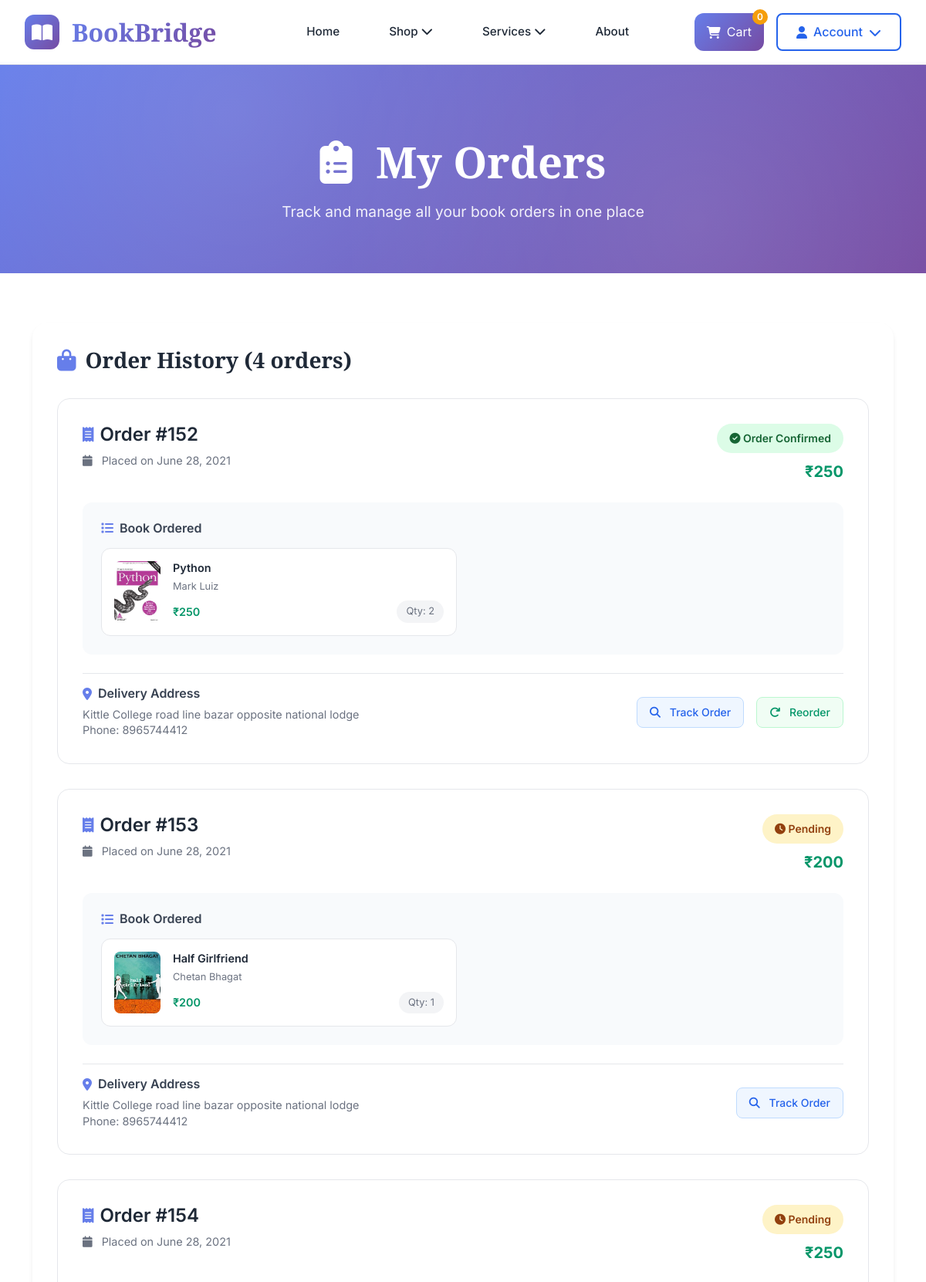
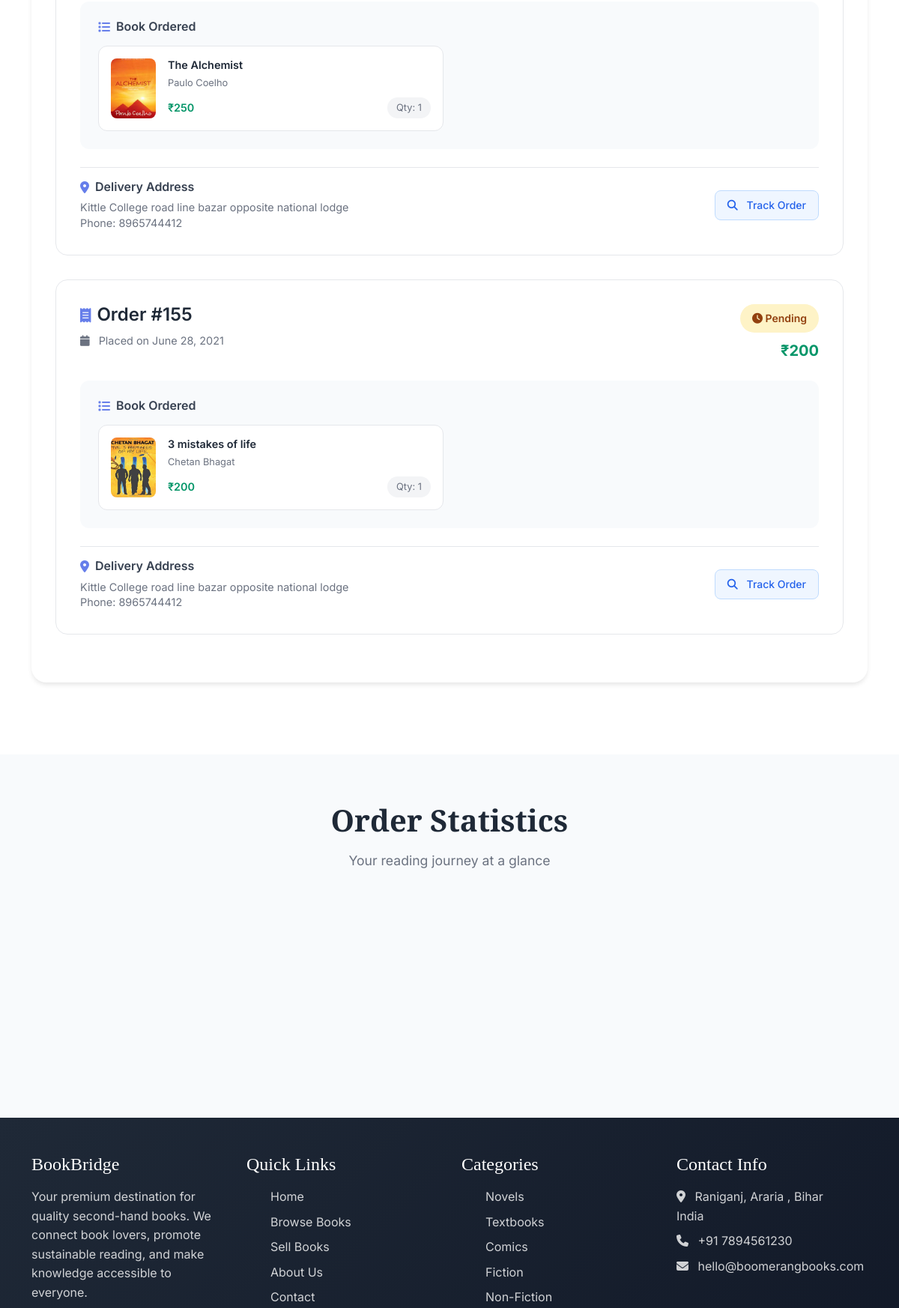
The page /order (signed in, upper part) on the database its author committed (2 pictures, top to bottom).
### book_store/models/orders.py (models this page shows, shortened)
class Order(models.Model):
    product = models.ForeignKey(Product, on_delete=models.CASCADE)
    customer = models.ForeignKey(Customer, on_delete=models.CASCADE)
    quantity = models.IntegerField(default=1)
    price = models.IntegerField()
    address = models.CharField(max_length=500, default='', blank=True)
    phone = models.CharField(max_length=50, default='', blank=True)
    date = models.DateField(default= datetime.datetime.today)
    city = models.CharField(max_length=100,default='Dharwad')
    landmark = models.CharField(max_length=150,default='Hanuman Temple')
    mode = models.CharField(max_length=50,default='Cash On Delivery')
    pin = models.IntegerField( default=580001)
    status = models.BooleanField(default=False)
    @staticmethod
    def get_orders_by_customer(customer_id):
        return Order\
            .objects\
            .filter(customer = customer_id)\
            .order_by('-date')

### book_store/models/product.py (models this page shows, shortened)
class Product(models.Model):
    name = models.CharField(max_length=50)
    price = models.IntegerField(default=0)
    category = models.ForeignKey(Category, on_delete=models.CASCADE, default=1)
    description = models.CharField(max_length=500, default='')
    image = models.ImageField(upload_to='uploads/products/')
    image_i = models.ImageField(upload_to='uploads/products/' , default='')
    image_b = models.ImageField(upload_to='uploads/products/' , default='')
    stock = models.IntegerField(default=100)
    author = models.CharField(max_length=50, default='Chetan Bhagat')
    page = models.IntegerField(default=200)
    publisher = models.CharField(max_length=500, default='Rupa Publications')
    language = models.CharField(max_length=500, default='English')
    edition = models.CharField(max_length=500,default='Febrauary 2018')

### book_store/views.py (the view)
# urls.py: re_path('order', Orders.as_view(), name='orders'),
class Orders(View):
    @method_decorator(auth_middleware)
    def get(self, request):
        customer = request.session.get('customer')
        print(f"Customer ID from session: {customer}")
        if not customer:
            print("No customer in session, redirecting to login")
            return redirect('login')
        try:
            orders = Order.get_orders_by_customer(customer)
            print(f"Found {len(orders)} orders for customer {customer}")
            return render(request, 'orders.html', {'orders': orders})
        except Exception as e:
            print(f"Error fetching orders: {e}")
            return render(request, 'orders.html', {'orders': [], 'error': 'Unable to load orders'})

### book_store/templates/orders.html (shortened to what this page needs)
{% extends 'base.html' %}
{% load static %}
{% load cart %}
{% block content %}
<section style="background: linear-gradient(135deg, #667eea 0%, #764ba2 100%); padding: 6rem 0 4rem; margin-top: 80px; position: relative; overflow: hidden;">
    <div style="position: absolute; top: 0; left: 0; right: 0; bottom: 0; background-image: radial-gradient(circle at 25% 25%, rgba(255, 255, 255, 0.1) 0%, transparent 50%), radial-gradient(circle at 75% 75%, rgba(255, 255, 255, 0.1) 0%, transparent 50%);"></div>
    <div class="container">
        <div class="row">
            <div class="col-12 text-center">
                <h1 style="color: white; font-family: 'Playfair Display', serif; font-size: 3.5rem; font-weight: 700; margin-bottom: 1rem; position: relative; z-index: 2;">
                    <i class="fas fa-clipboard-list" style="margin-right: 1rem;"></i>
                    My Orders
                </h1>
                <p style="color: rgba(255,255,255,0.9); font-size: 1.2rem; max-width: 600px; margin: 0 auto; position: relative; z-index: 2;">
                    Track and manage all your book orders in one place
                </p>
            </div>
        </div>
    </div>
</section>
<section class="section">
    <div class="container">
        {% if orders %}
        <div class="row">
            <div class="col-12">
                <div style="background: white; border-radius: 20px; padding: 2rem; box-shadow: 0 4px 6px -1px rgba(0, 0, 0, 0.1); margin-bottom: 2rem;">
                    <h3 style="color: #1f2937; font-weight: 700; margin-bottom: 2rem; font-family: 'Playfair Display', serif; display: flex; align-items: center; gap: 0.75rem;">
                        <i class="fas fa-shopping-bag" style="color: #667eea;"></i>
                        Order History ({{orders|length}} orders)
                    </h3>
                    <div class="orders-list">
                        {% for order in orders %}
                        <div class="order-card" style="border: 1px solid #e5e7eb; border-radius: 16px; padding: 2rem; margin-bottom: 2rem; transition: all 0.3s ease;">
                            <div style="display: flex; justify-content: space-between; align-items: flex-start; margin-bottom: 1.5rem; flex-wrap: wrap; gap: 1rem;">
                                <div>
                                    <h4 style="color: #1f2937; font-weight: 600; margin-bottom: 0.5rem; display: flex; align-items: center; gap: 0.5rem;">
                                        <i class="fas fa-receipt" style="color: #667eea; font-size: 1.2rem;"></i>
                                        Order #{{order.id}}
                                    </h4>
                                    <p style="color: #6b7280; margin: 0; font-size: 0.9rem;">
                                        <i class="fas fa-calendar" style="margin-right: 0.5rem;"></i>
                                        Placed on {{order.date}}
                                    </p>
                                </div>
                                <div style="text-align: right;">
                                    <div style="background: {% if order.status %}#dcfce7{% else %}#fef3c7{% endif %};
                                                color: {% if order.status %}#166534{% else %}#92400e{% endif %};
                                                padding: 0.5rem 1rem; border-radius: 20px; font-weight: 600; font-size: 0.875rem; margin-bottom: 0.5rem;">
                                        {% if order.status %}
                                            <i class="fas fa-check-circle"></i> Order Confirmed
                                        {% else %}
                                            <i class="fas fa-clock"></i> Pending
                                        {% endif %}
                                    </div>
                                    <div style="color: #059669; font-weight: 700; font-size: 1.25rem;">
                                        ₹{{order.price}}
                                    </div>
                                </div>
                            </div>
                            <div style="background: #f8fafc; border-radius: 12px; padding: 1.5rem; margin-bottom: 1.5rem;">
                                <h6 style="color: #374151; font-weight: 600; margin-bottom: 1rem; display: flex; align-items: center; gap: 0.5rem;">
                                    <i class="fas fa-list" style="color: #667eea;"></i>
                                    Book Ordered
                                </h6>
                                <div class="row g-3">
                                    <div class="col-lg-6 col-md-8">
                                        <div style="background: white; border-radius: 12px; padding: 1rem; border: 1px solid #e5e7eb;">
                                            <div style="display: flex; gap: 1rem; align-items: center;">
                                                <img src="{{order.product.image.url}}" alt="{{order.product.name}}"
                                                     style="width: 60px; height: 80px; object-fit: cover; border-radius: 8px;">
                                                <div style="flex: 1;">
                                                    <h6 style="color: #1f2937; font-weight: 600; margin-bottom: 0.25rem; font-size: 0.9rem; line-height: 1.3;">{{order.product.name}}</h6>
                                                    <p style="color: #6b7280; margin: 0; font-size: 0.8rem;">{{order.product.author}}</p>
                                                    <div style="display: flex; justify-content: space-between; align-items: center; margin-top: 0.5rem;">
                                                        <div style="color: #059669; font-weight: 600; font-size: 0.9rem;">₹{{order.product.price}}</div>
                                                        <div style="background: #f3f4f6; padding: 0.25rem 0.75rem; border-radius: 20px; font-size: 0.8rem; color: #6b7280;">
                                                            Qty: {{order.quantity}}
                                                        </div>
                                                    </div>
                                                </div>
                                            </div>
                                        </div>
                                    </div>
                                </div>
                            </div>
                            <div style="display: flex; justify-content: space-between; align-items: center; padding-top: 1rem; border-top: 1px solid #e5e7eb; flex-wrap: wrap; gap: 1rem;">
                                <div>
                                    <h6 style="color: #374151; font-weight: 600; margin-bottom: 0.5rem; display: flex; align-items: center; gap: 0.5rem;">
                                        <i class="fas fa-map-marker-alt" style="color: #667eea;"></i>
                                        Delivery Address
                                    </h6>
                                    <p style="color: #6b7280; margin: 0; font-size: 0.9rem; line-height: 1.4;">
                                        {{order.address}}<br>
                                        Phone: {{order.phone}}
                                    </p>
                                </div>
                                <div style="display: flex; gap: 1rem; flex-wrap: wrap;">
                                    <button onclick="trackOrder({{order.id}})" style="background: #eff6ff; color: #2563eb; border: 1px solid #bfdbfe; padding: 0.5rem 1rem; border-radius: 8px; font-weight: 500; font-size: 0.875rem; cursor: pointer; transition: all 0.3s ease;">
                                        <i class="fas fa-search" style="margin-right: 0.5rem;"></i>
                                        Track Order
                                    </button>
                                    {% if order.status %}
                                    <button onclick="reorder({{order.id}})" style="background: #f0fdf4; color: #059669; border: 1px solid #bbf7d0; padding: 0.5rem 1rem; border-radius: 8px; font-weight: 500; font-size: 0.875rem; cursor: pointer; transition: all 0.3s ease;">
                                        <i class="fas fa-redo" style="margin-right: 0.5rem;"></i>
                                        Reorder
                                    </button>
                                    {% endif %}
                                </div>
                            </div>
                        </div>
                        {% endfor %}
                    </div>
                </div>
            </div>
        </div>
        {% endif %}
    </div>
</section>
{% if orders %}
<section class="section bg-light">
    <div class="container">
        <div class="row">
            <div class="col-12 text-center mb-5">
                <h2 style="color: #1f2937; font-weight: 700; margin-bottom: 1rem; font-family: 'Playfair Display', serif; font-size: 2.5rem;">
                    Order Statistics
                </h2>
                <p style="color: #6b7280; font-size: 1.1rem; max-width: 600px; margin: 0 auto;">
                    Your reading journey at a glance
                </p>
            </div>
        </div>
        <div class="row g-4">
            <div class="col-lg-3 col-md-6">
            </div>
            <div class="col-lg-3 col-md-6">
            </div>
            <div class="col-lg-3 col-md-6">
            </div>
            <div class="col-lg-3 col-md-6">
            </div>
        </div>
    </div>
</section>
{% endif %}
{% endblock %}

### rows shown on the page
Order: id "152", date "June 28, 2021", status True (drawn), price "250", product.image (picture), product.name "Python", product.author "Mark Luiz", product.price "250", quantity "2", address "Kittle College road line bazar opposite national lodge", phone "8965744412"
Order: id "153", date "June 28, 2021", status False (drawn), price "200", product.image (picture), product.name "Half Girlfriend", product.author "Chetan Bhagat", product.price "200", quantity "1", address "Kittle College road line bazar opposite national lodge", phone "8965744412"
Order: id "154", date "June 28, 2021", status False (drawn), price "250", product.image (picture), product.name "The Alchemist", product.author "Paulo Coelho", product.price "250", quantity "1", address "Kittle College road line bazar opposite national lodge", phone "8965744412"
Order: id "155", date "June 28, 2021", status False (drawn), price "200", product.image (picture), product.name "3 mistakes of life", product.author "Chetan Bhagat", product.price "200", quantity "1", address "Kittle College road line bazar opposite national lodge", phone "8965744412"

### other values the page prints
{{ request.session.cart.keys|length }} "0"
{{ orders|length }} "4"
